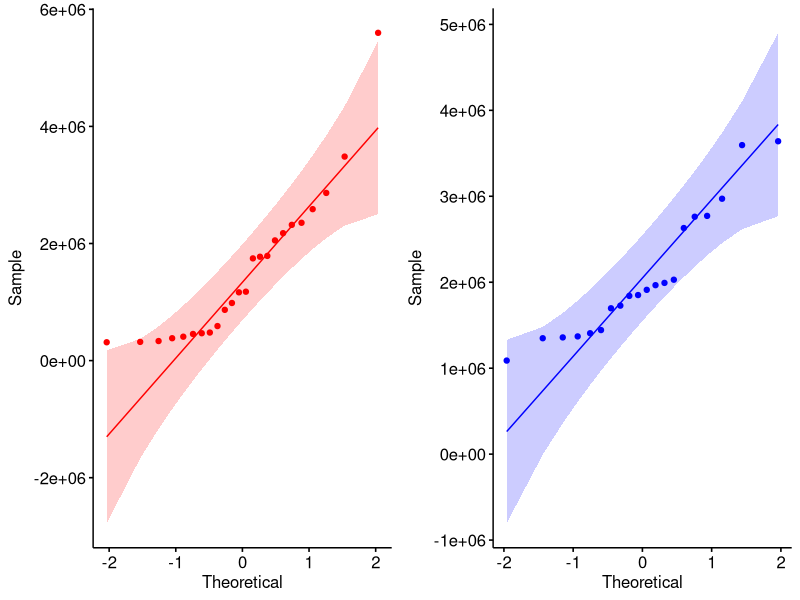
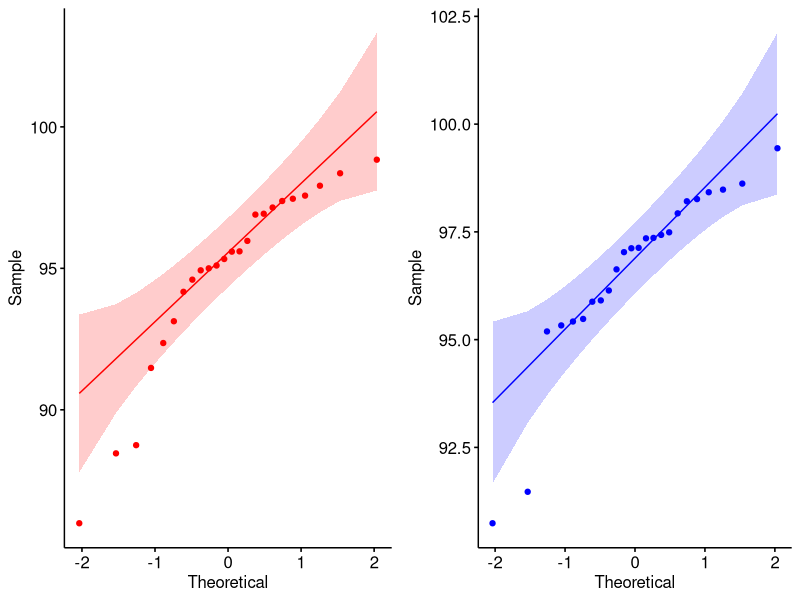
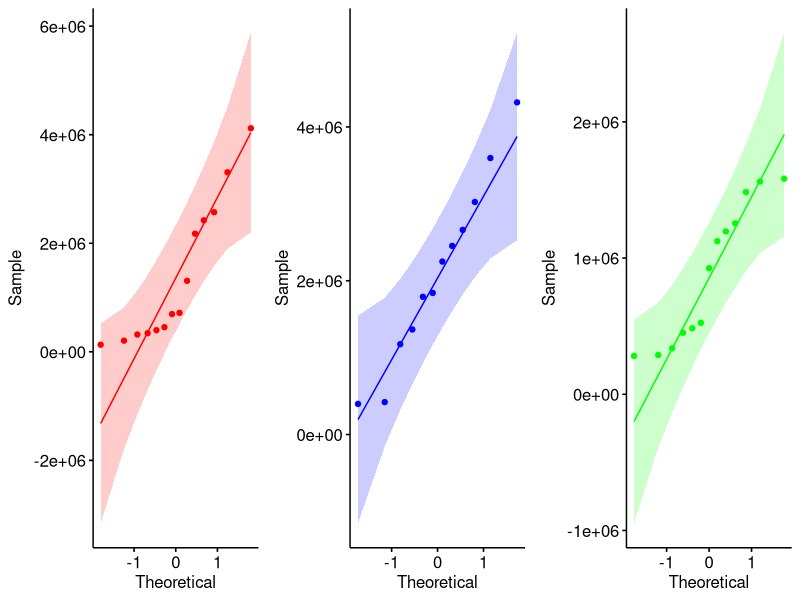
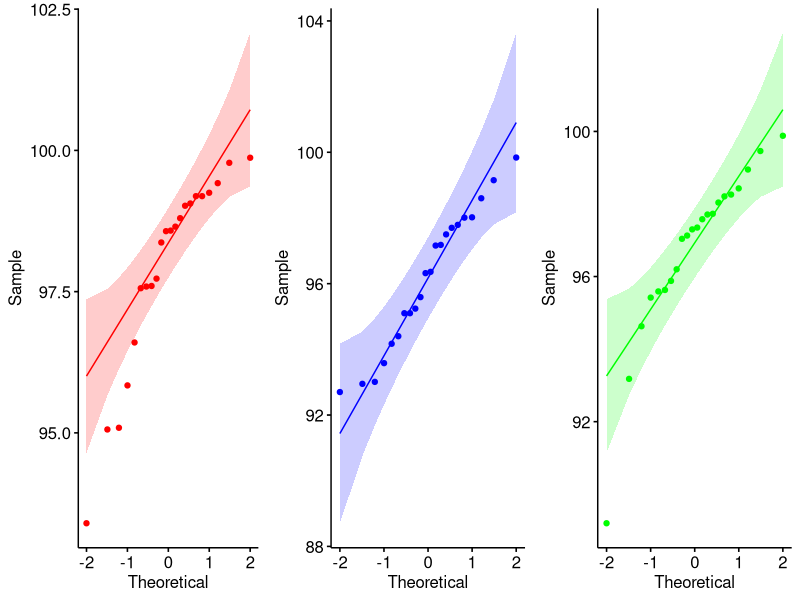

These charts were generated, in order, by the following R code:
## ---- chunk 1
knitr::opts_chunk$set(echo = TRUE)
## ---- chunk 2
library(dplyr)
library(tidyverse)
library(ggpubr)
## ---- chunk 3
datos <- read.csv2("EP07 Datos.csv", sep = ",")
head(datos)
## ---- chunk 4
filtro1 <- datos %>% filter(n.nodos > 69)
filtro1$tiempo.C  <- NULL
filtro1$mejor.C <- NULL

set.seed(73)
muestra <- filtro1[sample(nrow(filtro1), 44), ]
head(muestra)

muestraA <- muestra[1:24, ]
muestraB <- muestra[25:44, ]
## ---- chunk 5
#Grafico Q-Q
g1 <- ggqqplot(muestraA, x = "tiempo.A", color = "red")

g2 <- ggqqplot(muestraB, x = "tiempo.B",
               color = "blue")

g <- ggarrange(g1, g2, ncol = 2, nrow = 1, common.legend = TRUE)
print(g)
## ---- chunk 6
#Shapiro
shapiro.test(muestraA$tiempo.A)
shapiro.test(muestraB$tiempo.B)
## ---- chunk 7
alfa <- 0.05
prueba <- wilcox.test(muestraA$tiempo.A, muestraB$tiempo.B,
                      alternative = "two.sided",
                      conf.level = 1 - alfa)
prueba
## ---- chunk 8
filtro2 <- datos %>% filter(n.nodos > 69)
filtro2$tiempo.A  <- NULL
filtro2$mejor.A <- NULL

set.seed(71)
muestra <- filtro2[sample(nrow(filtro2), 24), ]
head(muestra)
## ---- chunk 9
#Grafico Q-Q
muestra <- transform(muestra,
                     mejor.B = as.numeric(mejor.B),
                     mejor.C = as.numeric(mejor.C))

g1 <- ggqqplot(muestra, x = "mejor.B", color = "red")

g2 <- ggqqplot(muestra, x = "mejor.C",
               color = "blue")


g <- ggarrange(g1, g2, ncol = 2, nrow = 1, common.legend = TRUE)
print(g)
## ---- chunk 10
#Shapiro
shapiro.test(muestra$mejor.B)
shapiro.test(muestra$mejor.C)
## ---- chunk 11
# Establecer nivel de significación.
alfa <- 0.05

# Hacer la prueba de rangos con signo de Wilcoxon .
prueba <- wilcox.test(muestra$mejor.B,
                      muestra$mejor.C,
                      alternative = "two.sided",
                      paired = TRUE,
                      conf.level = 1 - alfa)
prueba
## ---- chunk 12
filtro3 <- datos %>% filter(n.nodos > 49)

set.seed(31)
muestra <- filtro3[sample(nrow(filtro3), 39), ]
head(muestra)

muestraA <- muestra[1:14, ]
muestraB <- muestra[15:26, ]
muestraC <- muestra[27:39, ]
## ---- chunk 13
g1 <- ggqqplot(muestraA, x = "tiempo.A", color = "red")

g2 <- ggqqplot(muestraB, x = "tiempo.B", color = "blue")

g3 <- ggqqplot(muestraC, x = "tiempo.C", color = "green")

g <- ggarrange(g1, g2, g3, ncol = 3, nrow = 1, common.legend = TRUE)
print(g)
## ---- chunk 14
shapiro.test(muestraA$tiempo.A)
shapiro.test(muestraB$tiempo.B)
shapiro.test(muestraC$tiempo.C)
## ---- chunk 15
A <- muestraA$tiempo.A
B <- muestraB$tiempo.B
C <- muestraC$tiempo.C

tiempo <- c(A, B, C)
algoritmo <- c(rep("A", length(A)),
               rep("B", length(B)),
               rep("C", length(C)))
algoritmo <- factor(algoritmo)
datos3 <- data.frame(tiempo, algoritmo)
alfa <- 0.05
prueba3 <- kruskal.test(tiempo ~ algoritmo, data = datos3)
prueba3
## ---- chunk 16
post_hoc <- pairwise.wilcox.test(datos3$tiempo, datos3$algoritmo, p.adjust.method = "holm", paired = FALSE)
## ---- chunk 17
filtro4 <- datos %>% filter(n.nodos > 49)

set.seed(31)
muestra4 <- filtro4[sample(nrow(filtro4), 22), ]
head(muestra)
## ---- chunk 18
muestra4 <- transform(muestra4,
                      mejor.A = as.numeric(mejor.A),
                      mejor.B = as.numeric(mejor.B),
                      mejor.C = as.numeric(mejor.C))

g1 <- ggqqplot(muestra4, x = "mejor.A", color = "red")

g2 <- ggqqplot(muestra4, x = "mejor.B", color = "blue")

g3 <- ggqqplot(muestra4, x = "mejor.C", color = "green")

g <- ggarrange(g1, g2, g3, ncol = 3, nrow = 1, common.legend = TRUE)
print(g)
## ---- chunk 19
shapiro.test(muestra4$mejor.A)
shapiro.test(muestra4$mejor.B)
shapiro.test(muestra4$mejor.C)
## ---- chunk 20
A <- muestra4$mejor.A
B <- muestra4$mejor.B
C <- muestra4$mejor.C

tiempo <- c(A, B, C)
algoritmo <- c(rep("A", length(A)),
               rep("B", length(B)),
               rep("C", length(C)))
algoritmo <- factor(algoritmo)
id <- muestra4$instancia
datos4 <- data.frame(id, tiempo, algoritmo)
alfa <- 0.05
prueba <- friedman.test(tiempo ~ algoritmo | id, data = datos4)
prueba
## ---- chunk 21
post_hoc <- pairwise.wilcox.test(datos4$tiempo, datos4$algoritmo, p.adjust.method = "holm", paired = TRUE)
print(post_hoc)
